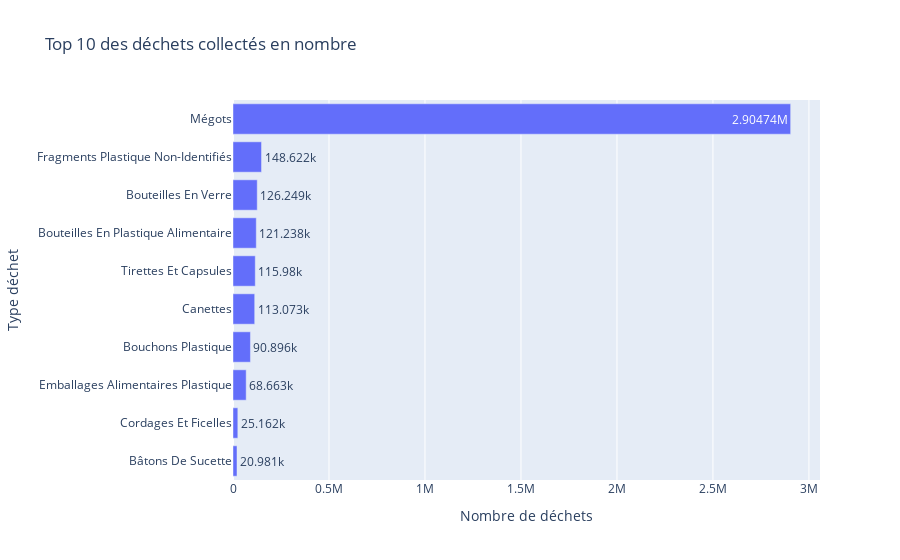

Notebook source saved alongside this figure:
### Code cell
#Top 10 des déchets le plus représentés en nombre
df_type = df_nombre.groupby("Type déchet")["Nombre de déchets"].sum().sort_values(ascending = True).tail(10)

#Graphique à barres horizontales du nombre de déchets par type
fig = px.bar(df_type, x="Nombre de déchets", y=df_type.index,
             title = "Top 10 des déchets collectés en nombre",
             text_auto = True)
 
fig.show()

### Figure 1 — Plotly figure (JSON) as saved in the notebook; plotly's stock layout.template omitted (floating-point values rounded to 4 significant figures)
{"data": [{"alignmentgroup": "True", "hovertemplate": "Nombre de déchets=%{x}<br>Type déchet=%{y}<extra></extra>", "legendgroup": "", "marker": {"color": "#636efa", "pattern": {"shape": ""}}, "name": "", "offsetgroup": "", "orientation": "h", "showlegend": false, "textposition": "auto", "texttemplate": "%{x}", "type": "bar", "x": [20981, 25162, 68663, 90896, 113073, 115980, 121238, 126249, 148622, 2904740], "xaxis": "x", "y": ["Bâtons De Sucette", "Cordages Et Ficelles", "Emballages Alimentaires Plastique", "Bouchons Plastique", "Canettes", "Tirettes Et Capsules", "Bouteilles En Plastique Alimentaire", "Bouteilles En Verre", "Fragments Plastique Non-Identifiés", "Mégots"], "yaxis": "y"}], "layout": {"barmode": "relative", "legend": {"tracegroupgap": 0}, "title": {"text": "Top 10 des déchets collectés en nombre"}, "xaxis": {"anchor": "y", "domain": [0, 1], "title": {"text": "Nombre de déchets"}}, "yaxis": {"anchor": "x", "domain": [0, 1], "title": {"text": "Type déchet"}}}}
